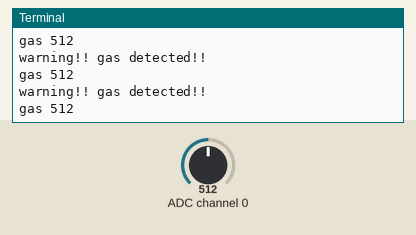
The program below on a simulated Raspberry Pi (BCM pin numbers). On the bench: the last lines printed to the terminal. The inputs (shaded band) are chosen by the test bench; at power-on: ADC channel 0 = 512 (analog values on the 0–1023 scale).

Above: at 1.2 s.
1.3 s: ADC channel 0 set to 110
At 1.56 s:
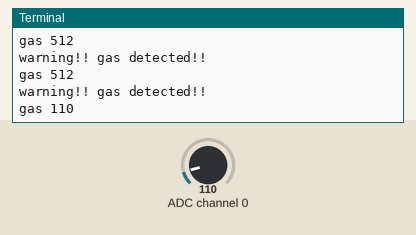
3.3 s: ADC channel 0 set to 122
At 3.36 s:
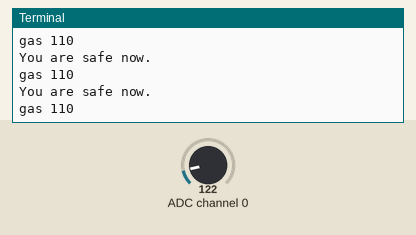
Timing chart, 0 to 6.3 s (numbered marks = the images above; inputs shaded):
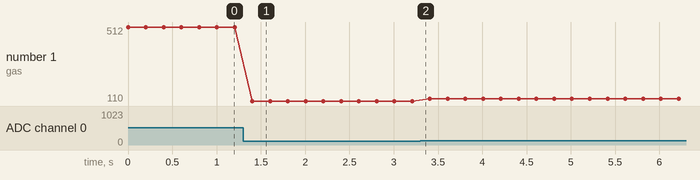

The program:

alcohol_detect.py
```python
import spidev
import time
spi=spidev.SpiDev()
spi.open(0,0)
spi.max_speed_hz = 500000


def read_spi_adc(adcChannel):
    adcValue = 0
    buff = spi.xfer2([1,(8+adcChannel)<<4,0])
    adcValue = ((buff[1]&3)<<8)+buff[2]
    return adcValue


count = 0


try:
    while True:
        adcChannel = 0
        adcValue = read_spi_adc(adcChannel)
        print("gas %d"%adcValue)
        time.sleep(0.2)

        if adcValue > 120 :
            print("warning!! gas detected!!")
            count += 1
            if count >= 300:
                print("You need to stop working and escape!!!!")
        else:
            count = 0
            print("You are safe now.")


except KeyboardInterrupt:
    spi.close()
    
```

Measured:
- after the input at 1.3 s, the terminal: prints a new line after 0.10 s (image 1)
- plotted number 1: 512 → 110 after the input at 1.3 s, 110 → 122 after the input at 3.3 s
